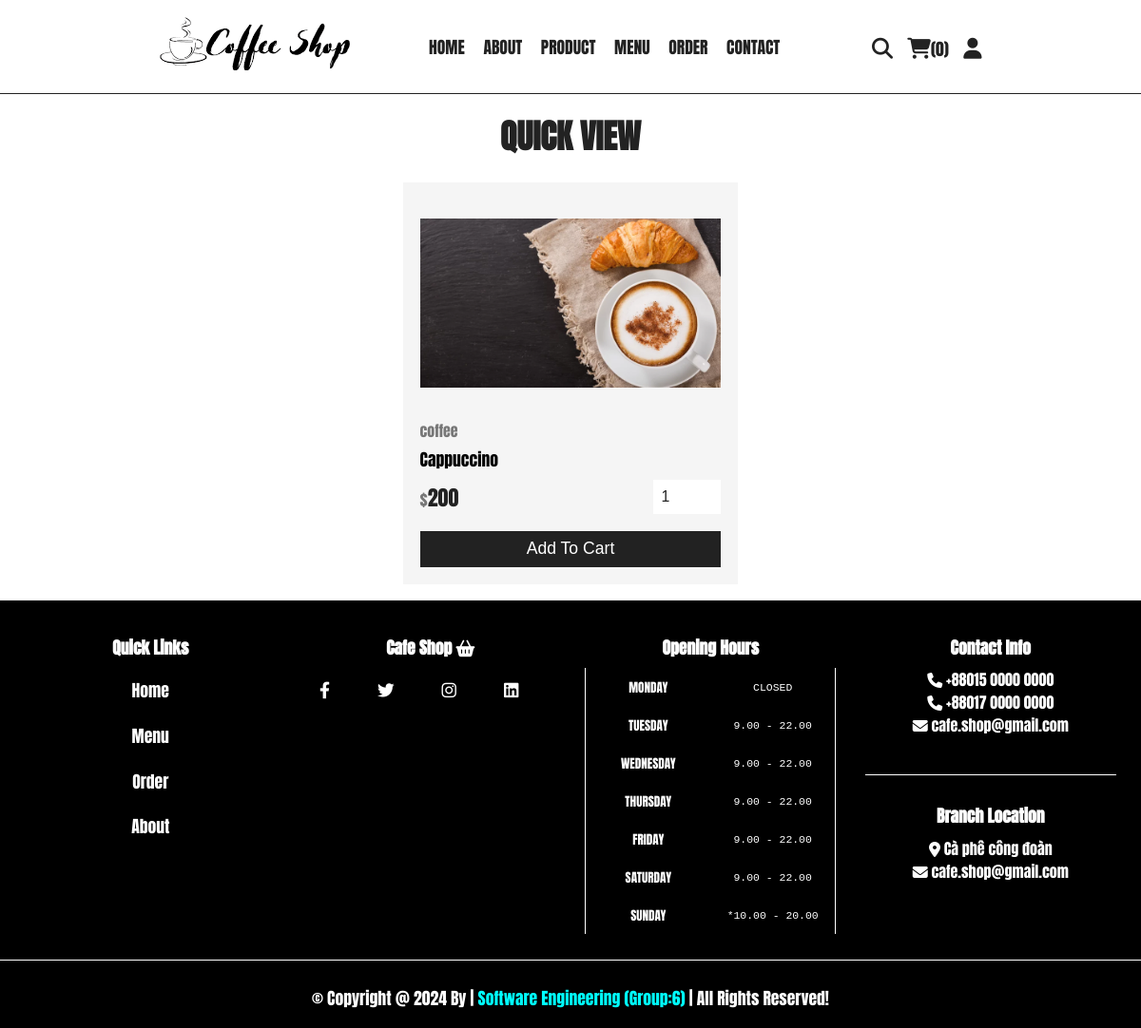
Page /quick_view.php?pid=11 on the committed database.
### tables this page shows
CREATE TABLE `products` (
  `id` int(100) NOT NULL,
  `name` varchar(100) NOT NULL,
  `category` varchar(100) NOT NULL,
  `price` int(10) NOT NULL,
  `image` varchar(100) NOT NULL,
  `popularity` int(8) DEFAULT NULL,
  `disprice` int(10) DEFAULT NULL,
  `desc` varchar(1500) DEFAULT NULL
);

### quick_view.php (the view, shortened to what this page needs)
<?php
include 'components/connect.php';
?>
<!DOCTYPE html>
<html lang="en">
<head>
   <link rel="stylesheet" href="https://cdnjs.cloudflare.com/ajax/libs/font-awesome/6.1.1/css/all.min.css">
   <link rel="stylesheet" href="css/style.css">
</head>
<body>
   <?php include 'components/user_header.php'; ?>
   <section class="quick-view">
      <h1 class="title">quick view</h1>
      <?php
      $pid = $_GET['pid'];
      $select_products = $conn->prepare("SELECT * FROM `products` WHERE id = ?");
      $select_products->execute([$pid]);
      if ($select_products->rowCount() > 0) {
         while ($fetch_products = $select_products->fetch(PDO::FETCH_ASSOC)) {
      ?>
            <form action="" method="post" class="box">
               <img src="uploaded_img/<?= $fetch_products['image']; ?>" alt="">
               <a href="category.php?category=<?= $fetch_products['category']; ?>" class="cat"><?= $fetch_products['category']; ?></a>
               <div class="name"><?= $fetch_products['name']; ?></div>
               <div class="flex">
                  <div class="price"><span>$</span><?= $fetch_products['price']; ?></div>
                  <input type="number" name="qty" class="qty" min="1" max="99" value="1" maxlength="2">
               </div>
               <button type="submit" name="add_to_cart" class="cart-btn">add to cart</button>
            </form>
      <?php
         }
      } else {
         echo '<p class="empty">no products added yet!</p>';
      }
      ?>
   </section>
   <?php include 'components/footer.php'; ?>
</body>
</html>

### css/style.css (style rules this page uses)
:root { --yellow: black; --red: #e74c3c; --white: #fff; --black: #222; --light-color: #777; --border: .2rem solid var(--black); }
* { margin: 0; padding: 0; box-sizing: border-box; outline: none; border: none; text-decoration: none; }
html { font-size: 62.5%; overflow-x: hidden; scroll-behavior: smooth; stop-opacity: 7rem; font-family: 'Anton', sans-serif; }
section { margin: 0 auto; max-width: 1200px; padding: 2rem; }
.title { text-align: center; margin-bottom: 2.5rem; font-size: 4rem; color: var(--black); text-transform: uppercase; text-underline-offset: 1rem; }
.quick-view form { max-width: 40rem; padding: 2rem; background-color: #f5f5f5; position: relative; margin: 0 auto; }
.quick-view form img { height: 25rem; width: 100%; object-fit: contain; margin-bottom: 1rem; }
.quick-view form .cat { font-size: 1.8rem; color: var(--light-color); }
.quick-view form .name { font-size: 2rem; margin: .5rem 0; }
.quick-view form .flex { display: flex; justify-content: space-between; align-items: center; gap: 1.5rem; margin: 1rem 0; }
.quick-view form .flex .price { font-size: 2.5rem; color: var(--black); }
.quick-view form .flex .price span { font-size: 2rem; color: var(--light-color); }
.quick-view form .flex .qty { padding: 1rem; font-size: 1.8rem; color: var(--black); }
.quick-view form .cart-btn { width: 100%; padding: 1rem 3rem; text-align: center; font-size: 2rem; color: var(--white); cursor: pointer; text-transform: capitalize; background: var(--black); margin-top: 1rem; }
@media (max-width:1284px) { html { font-size: 55%; } }

### rows in the picture
products: image (picture), category "coffee", name "Cappuccino", price "200"

### other values in the picture
$total_cart_items "0"
